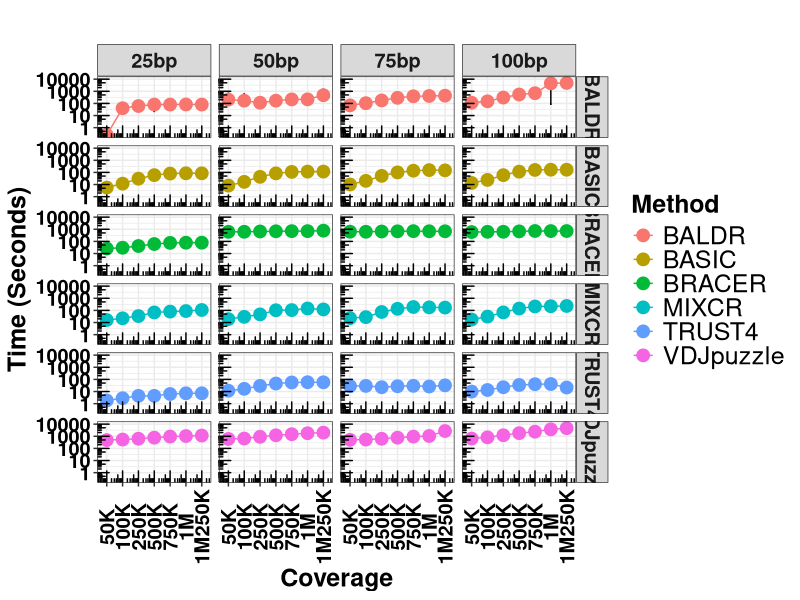

Generate this figure with R:
#Reproduction figure 6

library(ggplot2)
library(tidyr)
library(plyr)
library(ggplot2)
library(scales)

#input file is within this folder
time_exec <- read.table("Time_Execution_Methods_TT_plus_Linda.txt",header=T)
head(time_exec)
#names(time_exec)[8] <- "cov1mln.250k"
long_df <- time_exec
#long_df <- time_exec %>%  gather(coverage, time, cov50k:cov1mln.250k)
#long_df <- time_exec %>%  gather(coverage, time, Method)

head(long_df)
long_df$Time <- as.numeric(long_df$Time)
long_df$Coverage <- factor(long_df$Coverage, levels=c("50K", "100K", "250K", "500K", "750K", "1M", "1M250K"))
long_df$Read_Length <- factor(long_df$Read_Length, levels=c("25bp", "50bp", "75bp", "100bp"))
#now lets plot using the standatd deviation

#1) first create a function for this

data_summary <- function(data, varname, groupnames){
  require(plyr)
  summary_func <- function(x, col){
    c(mean = mean(x[[col]], na.rm=TRUE),
      sd = sd(x[[col]], na.rm=TRUE))
  }
  data_sum<-ddply(data, groupnames, .fun=summary_func,
                  varname)
  data_sum <- rename(data_sum, c("mean" = varname))
  return(data_sum)
}

#2) compute the standard deviation
long_df <- as.data.frame(long_df)
df2 <- data_summary(long_df, varname="Time", 
                    groupnames=c("Coverage", "Method","Read_Length"))
#quality check
head(df2)

#3) plot the standard deviation and the median of each method 
p <- ggplot(df2,aes(Coverage,Time,colour=Method,group=Read_Length))
pd<-position_dodge(.9)

p +   geom_errorbar(aes(ymin=Time-sd,ymax=Time+sd),width=.1,position=pd,colour="black") +
  geom_point(position=pd,size=4) + geom_line(position=pd) + 
  theme_bw() +  
  facet_grid(Method~Read_Length)+theme(axis.text.x=element_text(angle = 90, vjust = 0.5)) +
  scale_y_continuous(trans = log2_trans(),breaks = trans_breaks("log2", function(x) 2^x),labels = trans_format("log2", math_format(2^.x)))+
  scale_y_log10()+
  annotation_logticks()+
  ggtitle("")+ theme(plot.title = element_text(hjust = 0.5))+theme(text=element_text(size=15))+ xlab("Coverage") + ylab("Time (Seconds)")+
  theme(text=element_text(size=15))+theme(axis.text.x = element_text(face="bold", color="#000001")) + theme(axis.text.y = element_text(face="bold", color="#000001"))+theme(text = element_text(size = 18, face="bold"))+theme(axis.title.y = element_text(size = 18))+theme(legend.text = element_text(size = 18,face="plain"))+theme(legend.title = element_text(size = 18))  


#p+axis.title=element_text(size=18,face="bold")+theme(plot.title = element_text(hjust = 0.5))+theme(axis.text=element_text(size=14),axis.title=element_text(size=14,face="bold"))+ggtitle("")+ xlab("") + ylab("Time (Seconds)") +





